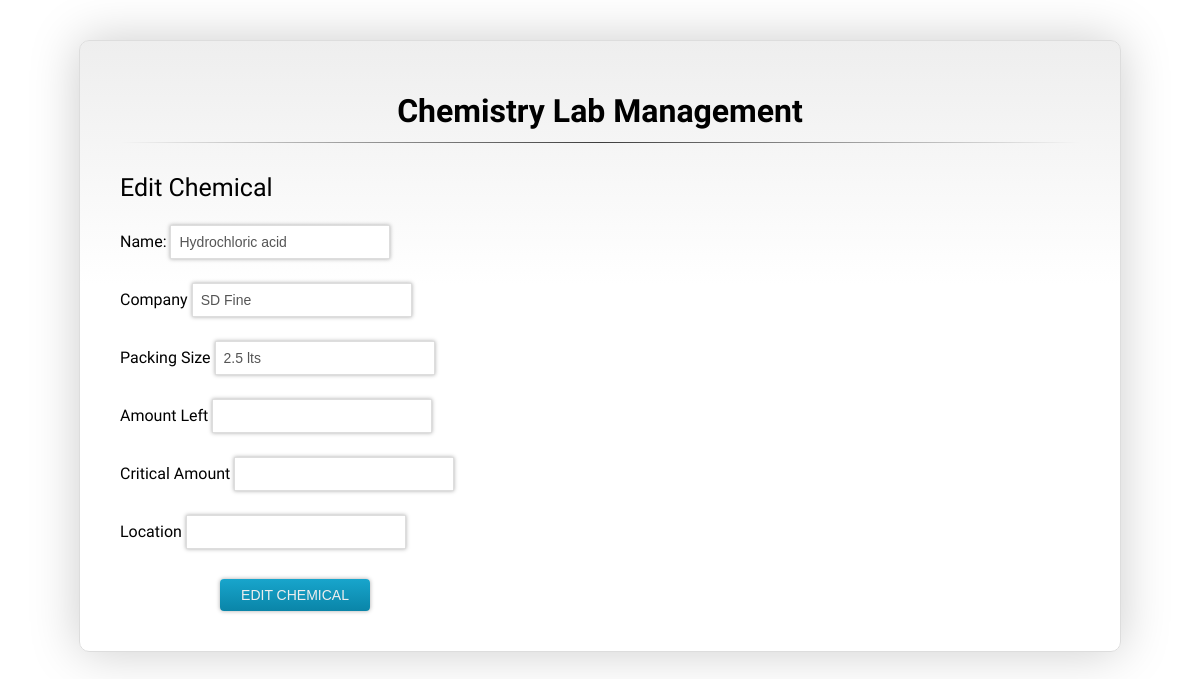
Before: /edit.php?id=170 (signed in) with the older database file.
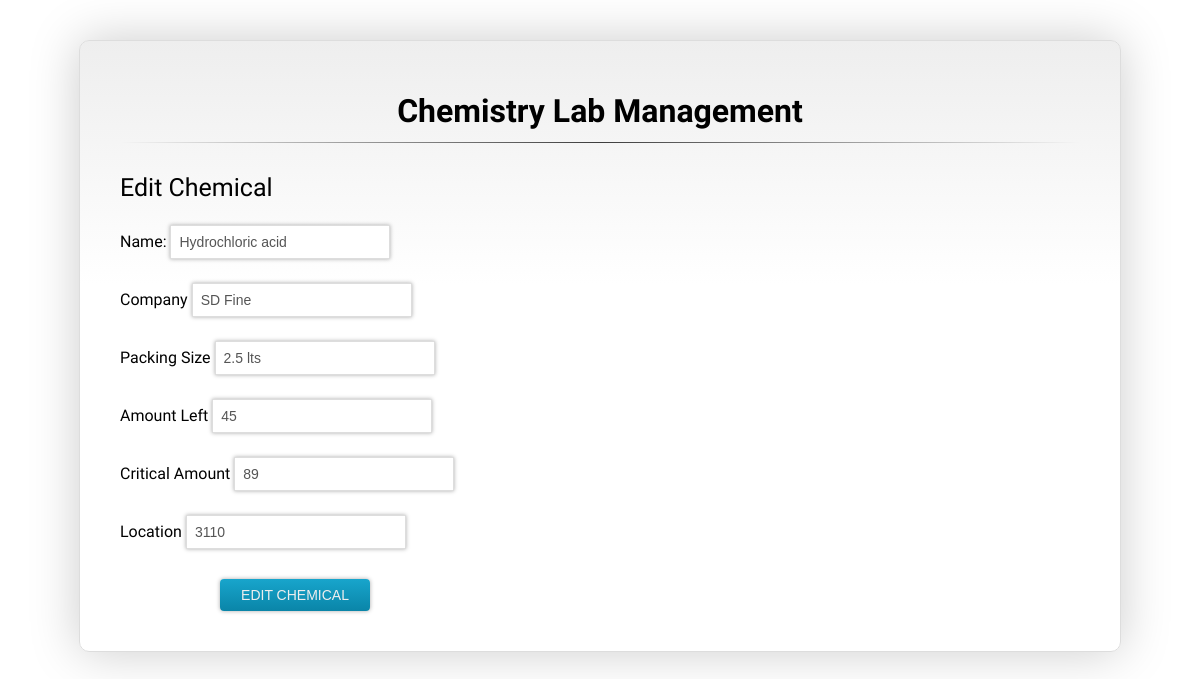
After: the same page with the newer database file.
### tables this page shows
CREATE TABLE `chemicals` (
  `id` int(11) NOT NULL,
  `name` varchar(41) DEFAULT NULL,
  `company` varchar(35) DEFAULT NULL,
  `packing_size` varchar(19) DEFAULT NULL,
  `amount_left` varchar(11) DEFAULT NULL,
  `critical_amount` varchar(15) DEFAULT NULL,
  `location` varchar(8) DEFAULT NULL
);

### edit.php (the view, shortened to what this page needs)
<?php
	$id=$_REQUEST['id'];
	$query = "SELECT * from chemicals where id='".$id."'";
	$result = mysql_query($query);
	$row = mysql_fetch_row($result);
?>
<html>
	<head>
		<link href='css/style.css' rel='stylesheet' type='text/css'>
	</head>
	<body>
<?php
if(isset($_POST['new']) && $_POST['new']==1)
{
$id=$_REQUEST['id'];
$name =$_REQUEST['name'];
$company =$_REQUEST['company'];
$packingsize =$_REQUEST['packingsize'];
$amountleft =$_REQUEST['amountleft'];
$criticalamount =$_REQUEST['criticalamount'];
$location =$_REQUEST['location'];
$update="UPDATE chemicals SET name='".$name."', company='".$company."', packing_size='".$packingsize."', amount_left='".$amountleft."', critical_amount='".$criticalamount."', location='".$location."' WHERE id='".$id."'";
mysql_query($update) or die(mysql_error());
header("Location: lab_admin_screen.php");
$status = "Record Updated Successfully. </br></br><a href='view.php'>View Updated Record</a>";
}else {
?>
<form id="medbuy" method="POST" action="">
	<center>
				<h1>Chemistry Lab Management</h1>
				<hr />
			</center>
	<label for="purchase" style="font-size:25px;">Edit  Chemical</label>
	<br /><br />
	<label for="name">Name:</label>
	<input type="text" name="name" value="<?php echo $row[1];?>" required/>
	<br />
	<label for="company">Company</label>
	<input type="text" name="company" value="<?php echo $row[2];?>" required/>
	<br />
	<label for="packingsize">Packing Size</label>
	<input type="text" name="packingsize" value="<?php echo $row[3];?>" required/>
	<br />
	<label for="amountleft" class="desc">Amount Left</label>
	<input type="text" name="amountleft" pattern="[0-9]+" value="<?php echo $row[4];?>" required/>
	<br />
	<label for="criticalamount" class="desc">Critical Amount</label>
	<input type="text" name="criticalamount" pattern="[0-9]+"  value="<?php echo $row[5];?>" required/>
	<br />
	<label for="saddr" class="desc">Location</label>
	<input type="text" name="location" value="<?php echo $row[6];?>" required/>
	<br />
	<input type="submit" name="submit" value="Edit Chemical" class="submit" id="buysub"/>
</form>
<?php } ?>
	</body>
</html>

Changed rows visible on the page:
changed chemicals "Hydrochloric acid": amountleft (not shown) → "45"; criticalamount (not shown) → "89"; location (not shown) → "3110"
